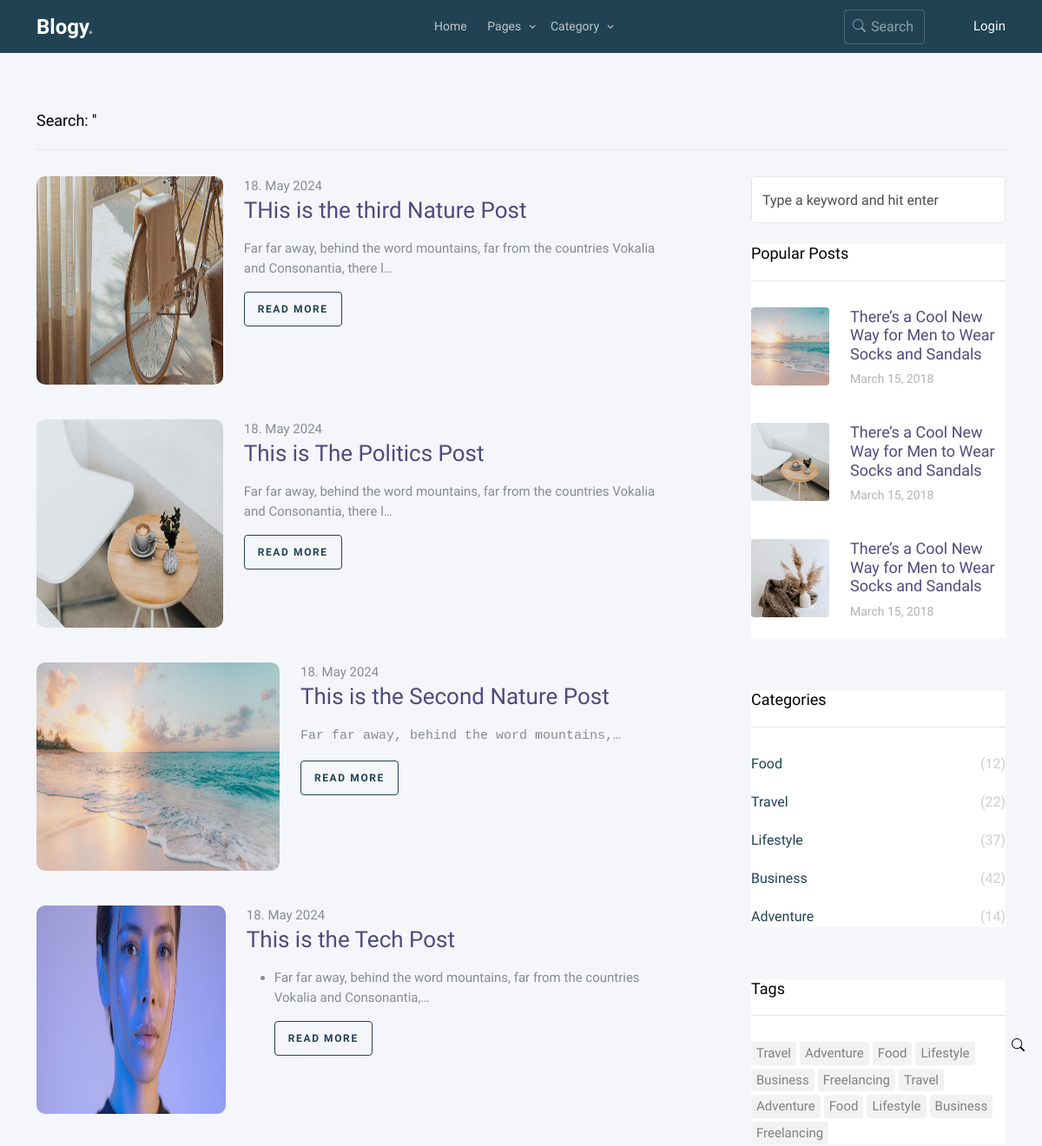
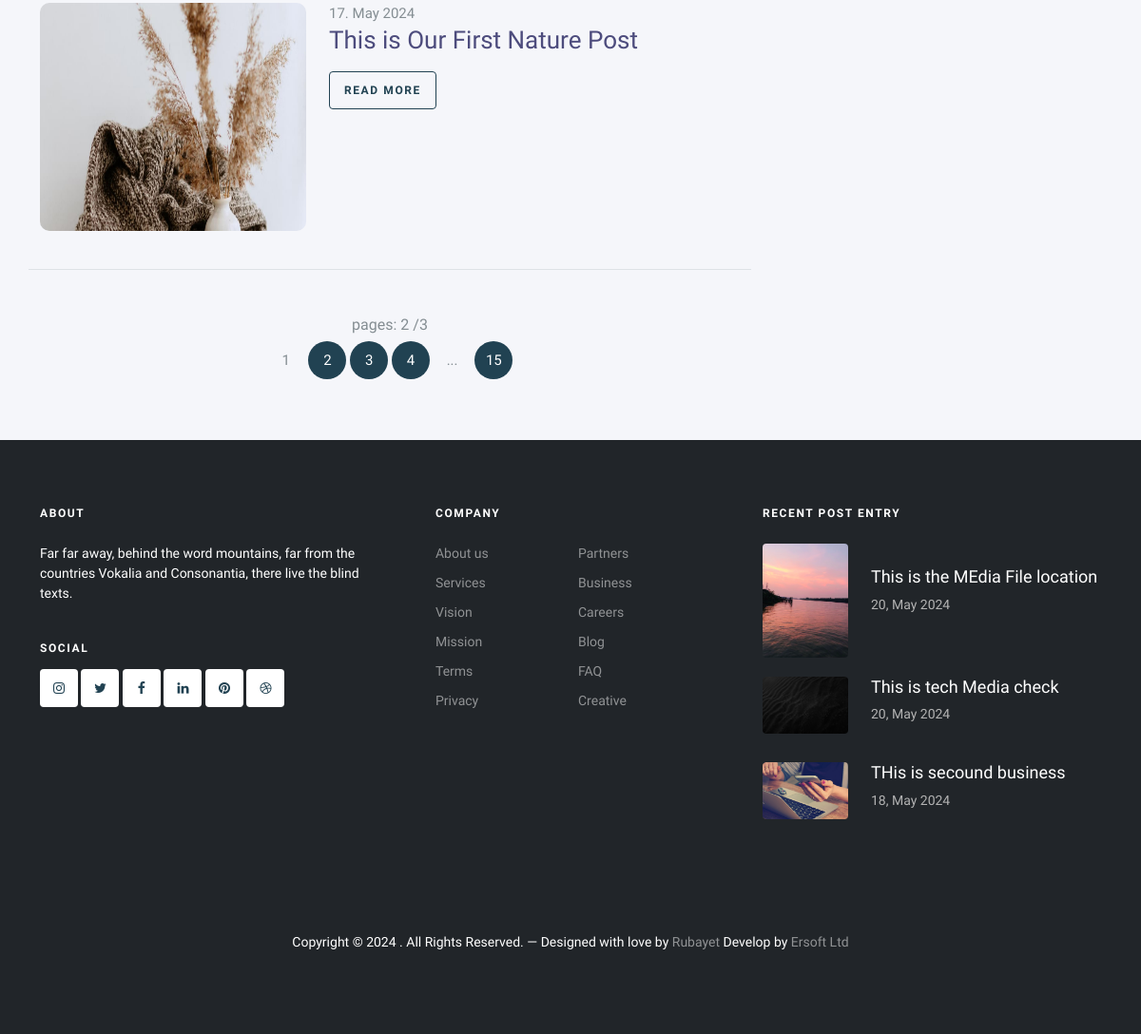
The page /search?page=2 on the database its author committed (2 pictures, top to bottom).
### app/models.py (models this page shows, shortened)
class post(models.Model):
    STATUS = (
        ('0','Draft'),
        ('1','Publish'),
    )
    title = models.CharField(max_length=2000)
    author = models.ForeignKey(CustomUser,on_delete=models.SET_NULL, null=True)
    category = models.ForeignKey(Category, on_delete=models.SET_NULL, null=True)
    cover = models.ImageField(upload_to='post_covers/',blank=True, null=True, default='post_covers/default.png')
    tags = models.ManyToManyField(Tag)
    status = models.CharField(choices=STATUS,max_length=100)
    details = RichTextField(null=True, blank=True)
    visits = models.IntegerField(default=0)  # Track the number of visits
    updated = models.DateTimeField(auto_now=True)
    created = models.DateTimeField(auto_now_add=True)
    class Meta:
        ordering = ['-created', '-updated']

### app/views.py (the view)
# urls.py: path('search',search,name="search"),
def search(request):
    posts = post.objects.filter(status='1')
    q = request.GET.get('q') if request.GET.get('q') != None else ''
    blogs = post.objects.filter(Q(category__name__icontains=q) |
                                Q(title__icontains=q))
    page_number = request.GET.get("page")
    paginator = Paginator(blogs, 5)  # Show 25 contacts per page.
    try:
        page_obj = paginator.get_page(page_number)
    except PageNotAnInteger:
        page_obj = paginator.page(1)
    except EmptyPage:
        page_obj = paginator.page(paginator.num_pages)
    context = {
        'posts':posts,
        'page_obj':page_obj
    }
    return render(request,'search-result.html',context)

### app/templates/search-result.html (shortened to what this page needs)
{% load static %}
<!doctype html>
<html lang="en">
	<head>
		<link rel="stylesheet" href="{% static "fonts/icomoon/style.css" %}">
		<link rel="stylesheet" href="{% static "fonts/flaticon/font/flaticon.css" %}">
		<link rel="stylesheet" href="https://cdn.jsdelivr.net/npm/bootstrap-icons@1.8.1/font/bootstrap-icons.css">
		<link rel="stylesheet" href="https://cdn.jsdelivr.net/npm/bootstrap-icons@1.11.3/font/bootstrap-icons.min.css">
		<link rel="stylesheet" href="{% static "css/tiny-slider.css" %}">
		<link rel="stylesheet" href="{% static "css/aos.css" %}">
		<link rel="stylesheet" href="{% static "css/glightbox.min.css" %}">
		<link rel="stylesheet" href="{% static "css/style.css" %}">
		<link rel="stylesheet" href="{% static "css/flatpickr.min.css" %}">
	</head>
<body>
	{% include "nav.html" %}
	<div class="section search-result-wrap">
		<div class="container">
			<div class="row">
				<div class="col-12">
					<div class="heading">Search: '{{request.GET.q}}'</div>
				</div>
			</div>
			<div class="row posts-entry">
				<div class="col-lg-8">
				{% for blog in page_obj %}
					<div class="blog-entry d-flex blog-entry-search-item">
						<a href="single.html" class="img-link me-4">
							<img src="{{blog.cover.url}}" alt="Image" class="img-fluid">
						</a>
						<div>
							<span class="date">{{blog.created| date:'d. F Y'}}</span>
							<h2><a href="{% url "blog-post" blog.id %}">{{blog.title}}</a></h2>
							<p>{{blog.details|truncatechars:'100' | safe}}</p>
							<p><a href="{% url "blog-post" blog.id %}" class="btn btn-sm btn-outline-primary">Read More</a></p>
						</div>
					</div>
					{% empty %}
					<div class="text-center my-5 w-auto">
						<h1 class="text-center mt-5 w-auto">No results for '{{request.GET.q}}'</h1>
					</div>
				{% endfor %}
				<div class="row text-center pt-5 border-top">
					<h6 class="text-center mb-2">pages: {{page_obj.number}} /{{page_obj.paginator.num_pages}}</h6>
					<div class="col-md-12">
					  <div class="custom-pagination">
						<span href='?page=1'>1</span>
						<a href="?page=2">2</a>
						<a href="?page=3">3</a>
						<a href="?page=4">4</a>
						<span>...</span>
						<a href="?page=15">15</a>
					  </div>
					</div>
				  </div>
				</div>
				<div class="col-lg-4 sidebar">
					<div class="sidebar-box search-form-wrap mb-4">
						<form action="#" class="sidebar-search-form">
							<span class="bi-search"></span>
							<input type="text" class="form-control" id="s" placeholder="Type a keyword and hit enter">
						</form>
					</div>
					<div class="sidebar-box">
						<h3 class="heading">Popular Posts</h3>
						<div class="post-entry-sidebar">
							<ul>
								<li>
									<a href="">
										<img src="images/img_1_sq.jpg" alt="Image placeholder" class="me-4 rounded">
										<div class="text">
											<h4>There’s a Cool New Way for Men to Wear Socks and Sandals</h4>
											<div class="post-meta">
												<span class="mr-2">March 15, 2018 </span>
											</div>
										</div>
									</a>
								</li>
								<li>
									<a href="">
										<img src="images/img_2_sq.jpg" alt="Image placeholder" class="me-4 rounded">
										<div class="text">
											<h4>There’s a Cool New Way for Men to Wear Socks and Sandals</h4>
											<div class="post-meta">
												<span class="mr-2">March 15, 2018 </span>
											</div>
										</div>
									</a>
								</li>
								<li>
									<a href="">
										<img src="images/img_3_sq.jpg" alt="Image placeholder" class="me-4 rounded">
										<div class="text">
											<h4>There’s a Cool New Way for Men to Wear Socks and Sandals</h4>
											<div class="post-meta">
												<span class="mr-2">March 15, 2018 </span>
											</div>
										</div>
									</a>
								</li>
							</ul>
						</div>
					</div>
					<div class="sidebar-box">
						<h3 class="heading">Categories</h3>
						<ul class="categories">
							<li><a href="#">Food <span>(12)</span></a></li>
							<li><a href="#">Travel <span>(22)</span></a></li>
							<li><a href="#">Lifestyle <span>(37)</span></a></li>
							<li><a href="#">Business <span>(42)</span></a></li>
							<li><a href="#">Adventure <span>(14)</span></a></li>
						</ul>
					</div>
					<div class="sidebar-box">
						<h3 class="heading">Tags</h3>
						<ul class="tags">
							<li><a href="#">Travel</a></li>
							<li><a href="#">Adventure</a></li>
							<li><a href="#">Food</a></li>
							<li><a href="#">Lifestyle</a></li>
							<li><a href="#">Business</a></li>
							<li><a href="#">Freelancing</a></li>
							<li><a href="#">Travel</a></li>
							<li><a href="#">Adventure</a></li>
							<li><a href="#">Food</a></li>
							<li><a href="#">Lifestyle</a></li>
							<li><a href="#">Business</a></li>
							<li><a href="#">Freelancing</a></li>
						</ul>
					</div>
				</div>
			</div>
		</div>
	</div>
    <section class="mt-0">
        {% block footer %}
        {% include "footer.html" %}
        {% endblock footer %}
    </section>
  </body>
  </html>

### app/templates/footer.html (shortened to what this page needs)
{% block footer %}
<footer class="site-footer bg-dark">
    <div class="container">
        <div class="row">
            <div class="col-lg-4">
                <div class="widget">
                    <h3 class="mb-4">About</h3>
                    <p>Far far away, behind the word mountains, far from the countries Vokalia and Consonantia, there live the blind texts.</p>
                </div>
                <div class="widget">
                    <h3>Social</h3>
                    <ul class="list-unstyled social">
                        <li><a href="#"><span class="icon-instagram"></span></a></li>
                        <li><a href="#"><span class="icon-twitter"></span></a></li>
                        <li><a href="#"><span class="icon-facebook"></span></a></li>
                        <li><a href="#"><span class="icon-linkedin"></span></a></li>
                        <li><a href="#"><span class="icon-pinterest"></span></a></li>
                        <li><a href="#"><span class="icon-dribbble"></span></a></li>
                    </ul>
                </div>
            </div>
            <div class="col-lg-4 ps-lg-5">
                <div class="widget">
                    <h3 class="mb-4">Company</h3>
                    <ul class="list-unstyled float-start links">
                        <li><a href="#">About us</a></li>
                        <li><a href="#">Services</a></li>
                        <li><a href="#">Vision</a></li>
                        <li><a href="#">Mission</a></li>
                        <li><a href="#">Terms</a></li>
                        <li><a href="#">Privacy</a></li>
                    </ul>
                    <ul class="list-unstyled float-start links">
                        <li><a href="#">Partners</a></li>
                        <li><a href="{% url "category" %}?q=business">Business</a></li>
                        <li><a href="#">Careers</a></li>
                        <li><a href="{% url "blogs" %}">Blog</a></li>
                        <li><a href="#">FAQ</a></li>
                        <li><a href="#">Creative</a></li>
                    </ul>
                </div>
            </div>
            <div class="col-lg-4">
                <div class="widget">
                    <h3 class="mb-4">Recent Post Entry</h3>
                    <div class="post-entry-footer">
                        <ul>
                            {% for post in posts|slice:3 %}
                            <li>
                                <a href="">
                                    <img src="{{post.cover.url}}" alt="Image placeholder" class="me-4 rounded">
                                    <div class="text">
                                        <h4>{{post.title}}</h4>
                                        <div class="post-meta">
                                            <span class="mr-2">{{post.created | date:'d, F Y'}}</span>
                                        </div>
                                    </div>
                                </a>
                            </li>
                            {% endfor %}
                        </ul>
                    </div>
                </div>
            </div>
        </div>
        <div class="row mt-5">
            <div class="col-12 text-center">
                {% now 'Y' as current_year %}
                <p>Copyright &copy; {{current_year}} . All Rights Reserved. &mdash; Designed with love by <a href="#">Rubayet</a>  Develop by <a href="#">Ersoft Ltd</a>
                </p>
            </div>
        </div>
    </div>
</footer>
{% endblock footer %}

### rows shown on the page
post: cover (picture), created "18. May 2024", title "THis is the third Nature Post", details "Far far away, behind the word mountains, far from the countries Vokalia and Consonantia, there l…"
post: cover (picture), created "18. May 2024", title "This is The Politics Post", details "Far far away, behind the word mountains, far from the countries Vokalia and Consonantia, there l…"
post: cover (picture), created "18. May 2024", title "This is the Second Nature Post", details "Far far away, behind the word mountains,…"
post: cover (picture), created "18. May 2024", title "This is the Tech Post", details "Far far away, behind the word mountains, far from the countries Vokalia and Consonantia,…"
post: cover (picture), created "17. May 2024", title "This is Our First Nature Post"
post: cover (picture), title "This is the MEdia File location", created "20, May 2024"
post: cover (picture), title "This is tech Media check", created "20, May 2024"
post: cover (picture), title "THis is secound business", created "18, May 2024"

### other values the page prints
{{ page_obj.number }} "2"
{{ page_obj.paginator.num_pages }} "3"
{{ current_year }} "2024"
